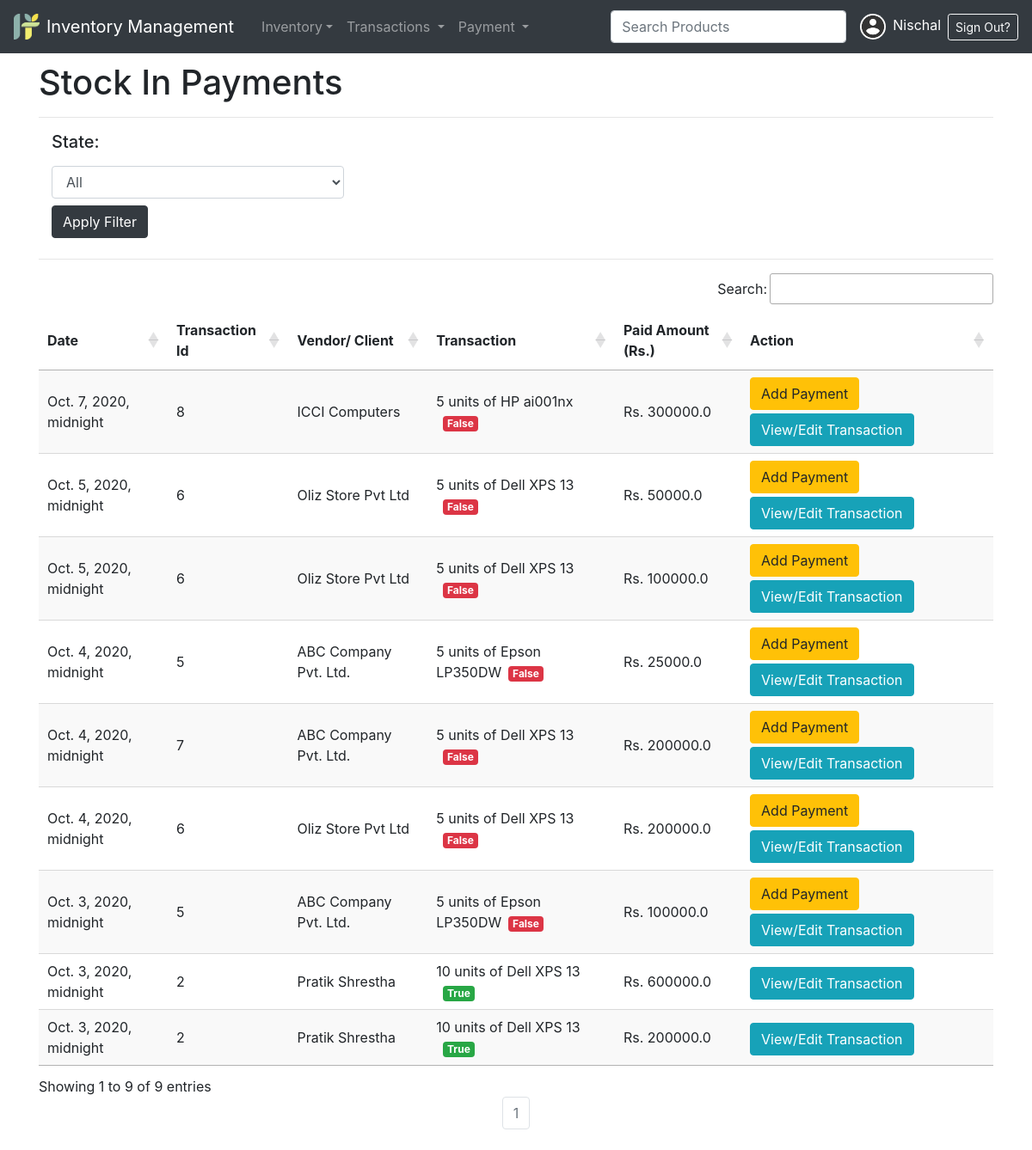
The page /inventory/payments/dr/ (signed in) on the database as committed earlier.
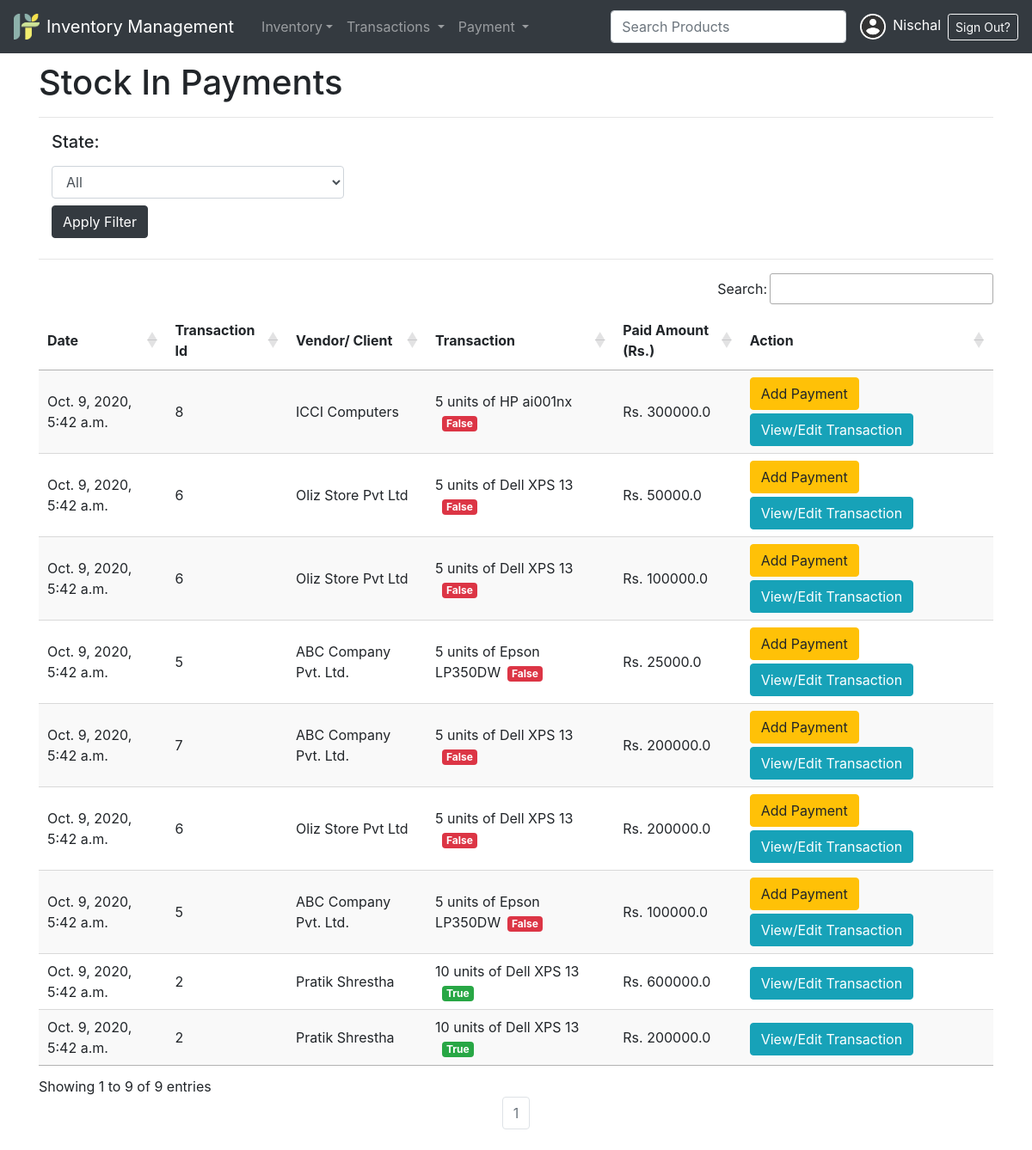
The same page on the database as committed later.
### accounts/models.py (models this page shows, shortened)
class User(AbstractBaseUser, PermissionsMixin):
    class Types(models.TextChoices):
        ADMIN = "ADMIN", "Admin"
        STAFF = "STAFF", "Staff"
    base_type = Types.STAFF
    _type = models.CharField(
        _("Type"), max_length=50, choices=Types.choices, default=base_type
    )
    email = models.EmailField(max_length=254, unique=True)
    first_name = models.CharField(max_length=128)
    last_name = models.CharField(max_length=128)
    is_staff = models.BooleanField(default=False)
    is_superuser = models.BooleanField(default=False)
    is_active = models.BooleanField(default=True)
    last_login = models.DateTimeField(null=True, blank=True)
    date_joined = models.DateTimeField(auto_now_add=True)
    USERNAME_FIELD = 'email'
    EMAIL_FIELD = 'email'
    REQUIRED_FIELDS = ['first_name','last_name','_type']
    objects = UserManager()

### Userprofile/models.py (models this page shows, shortened)
class Profile(models.Model):
    user = models.OneToOneField(User, on_delete=models.CASCADE)
    contact = models.BigIntegerField(blank=True, null=True)
    dp = models.ImageField(default='user.png',upload_to='profile_pics')

### inventory/models.py (models this page shows, shortened)
class Payment(models.Model):
    transaction = models.ForeignKey("inventory.Transaction", verbose_name=_("Payment For Transaction"), on_delete=models.CASCADE)
    amount = models.FloatField(_("Amount to add in Transaction"))
    date = models.DateTimeField(_("Date of Payment"), auto_now_add=True)
    class Meta:
        ordering = ['-date']

class Transaction(models.Model):
    class Types(models.TextChoices):
        STOCK_OUT = "STOCK OUT", "Stock Out"
        STOCK_IN = "STOCK IN", "Stock In"
    base_type = Types.STOCK_IN
    _type = models.CharField(
        _("Type"), max_length=50, choices=Types.choices, default=base_type
    )
    vendor_client = models.CharField(_("Vendor or Client"), max_length=240)
    item = models.ForeignKey("inventory.Item", verbose_name=_("Inventory Item"), on_delete=models.CASCADE)
    quantity = models.IntegerField(_("Quantity"), default=0)
    cost = models.FloatField(_("Cost Price Per Quantity Unit"), default=0)
    paid = models.FloatField(_("Paid Amount"), default = 0)
    remarks = models.TextField(_("Remarks on Deal"), null=True, blank=True)
    date = models.DateTimeField(_("Date of Transaction"), auto_now_add=True)
    balanced = models.BooleanField(_("Balanced"), editable = False)
    mobile_num_regex = RegexValidator(regex="^[0-9]{9,15}$", message="Entered mobile number isn't in a right format!")
    contact  = models.CharField(validators=[mobile_num_regex], max_length=13)
    class Meta:
        ordering = ['-date']
    def __str__(self):
        return f" {self.quantity} units of {self.item}"

class Item(models.Model):
    name = models.CharField(_("Product Name"),max_length = 240, unique = True)
    brand = models.CharField(_("Product Brand"), max_length = 50, null=True, blank=True)
    category = models.ForeignKey("inventory.Category", verbose_name=_("category"), on_delete=models.CASCADE, related_name='categories')
    description = models.TextField(_("Product Description"))
    image = models.ImageField(_("Product Image"), upload_to="product_images", height_field=None, width_field=None, max_length=None, null=True, blank=True)
    cost_price = models.FloatField(_("Latest Cost Price"), default=0)
    quantity = models.IntegerField(_("Available Quantity"), default=0)
    selling_price = models.FloatField(_("Current Selling Price"), default=0)
    about_seller = models.TextField(_("About Seller"))
    def __str__(self):
        return self.name
    class Meta:
        ordering = ['name']

### inventory/views.py (the view)
# urls.py: path("payments/dr/", DebitPaymentListView.as_view(), name="dr-payments"),
class DebitPaymentListView(LoginRequiredMixin, UserPassesTestMixin, ListView):
    model = Payment
    context_object_name = 'payments'
    template_name = "inventory/dr-payments.html"
    paginate_by=50
    queryset = Payment.objects.all()
    def test_func(self):
        return self.request.user._type == 'ADMIN'
    def get_context_data(self, **kwargs):
        context = super().get_context_data(**kwargs)
        context["header"] = 'Stock In Payments'
        context['title'] = "Payments Created for Stock Bought"
        return context
    def get_queryset(self):
        qs = super().get_queryset().filter(transaction___type="STOCK IN")
        sts = self.request.GET.get('state')
        if sts=='balanced':
            qs = qs.filter(transaction__balanced=True)
        elif sts=='unbalanced':
            qs = qs.filter(transaction__balanced=False)
        return qs.order_by('-id')

### templates/inventory/dr-payments.html (shortened to what this page needs)
{% extends 'partial/base.html' %}
{% block style %}
<link rel="stylesheet" type="text/css" href="https://cdn.datatables.net/1.10.22/css/jquery.dataTables.css">
{% endblock style %}
{% block content %}
<h1>{{header}}</h1><hr>
<form action="" method="get">
    <div class="col-md-4">
      <label for="inputState"><h5>State:</h5></label>
      <select id="inputState" class="form-control" name='state'>
        <option selected>All</option>
      </select>
    <input type="submit" class='my-2 btn btn-dark' value='Apply Filter'>
    </div>
</form>
<hr>
<table id="table_id" class="display">
    <thead>
        <tr>
            <th>Date</th>
            <th>Transaction Id</th>
            <th>Vendor/ Client</th>
            <th>Transaction</th>
            <th>Paid Amount (Rs.)</th>
            <th>Action</th>
        </tr>
    </thead>
    <tbody>
    {% for payment in payments %}
        <tr>
            <td>{{payment.date}}</td>
            <td>{{payment.transaction.id}}</td>
            <td>{{payment.transaction.vendor_client}}</td>
            <td>{{payment.transaction}}{% if payment.transaction.balanced %}<span class='ml-2 badge badge-success'>{% else %}<span class='ml-2 badge badge-danger'>{% endif %}{{payment.transaction.balanced}}</span></td>
            <td>Rs. {{payment.amount}}</td>
            <td>
                {% if payment.transaction.balanced %}
                    <a href="{% url 'inventory:transaction-update' payment.transaction.id%}" class="btn mt-1 btn-small btn-info">View/Edit Transaction</a>
                {% else %}
                    <a href="{% url 'inventory:quick-payment' payment.transaction.id%}" class="btn btn-small btn-warning">Add Payment</a>
                    <a href="{% url 'inventory:transaction-update' payment.transaction.id%}" class="btn mt-1 btn-small btn-info">View/Edit Transaction</a>
                {% endif %}
            </td>
        </tr>
    {% endfor %}
    </tbody>
</table>
{% include "partial/pagination.html" %}
{% endblock content %}

### templates/partial/base.html (shortened to what this page needs)
{% load static %}
{% load crispy_forms_tags %}
<!doctype html>
<html lang="en">
  <head>
    {% block style %}
    {% endblock style %}
    <link rel="stylesheet" href="https://maxcdn.bootstrapcdn.com/bootstrap/4.0.0/css/bootstrap.min.css">
  </head>
  <body>
          {% include 'partial/navbar.html' %}
          <div class='container' id='page-top'>
            <div>
              {% block header %}
                  <br>
                  <br>
                  <br>
              {% endblock header %}
            </div>
            {% block content %}
            {% endblock content %}
          </div>
  </body>
</html>

### templates/partial/navbar.html (shortened to what this page needs)
<nav class="navbar navbar-expand-lg navbar-dark bg-dark fixed-top">
  <a class="navbar-brand js-scroll-trigger" href="/">
    <img src="/media/favicon.png" height='30' width='30' class="d-inline-block align-top"><span class='typewriter mx-2'>Inventory Management</span>
  </a>
  <div class="collapse navbar-collapse" id="navbarSupportedContent">
    <ul class="navbar-nav mr-auto">
      <li class="nav-item dropdown">
        <a class="nav-link dropdown-toggle" href="#" id="navbarDropdown" role="button" data-toggle="dropdown" aria-haspopup="true" aria-expanded="false">Inventory</a>
      </li>
      <li class="nav-item dropdown">
        <a class="nav-link dropdown-toggle" href="#" id="navbarDropdown" role="button" data-toggle="dropdown" aria-haspopup="true" aria-expanded="false">
          Transactions
        </a>
      </li>
      <li class="nav-item dropdown">
        <a class="nav-link dropdown-toggle" href="#" id="navbarDropdown" role="button" data-toggle="dropdown" aria-haspopup="true" aria-expanded="false">
          Payment
        </a>
      </li>
    </ul>
    <form class="form-inline my-2 my-lg-0">
      <input class="form-control my-1 mr-sm-2" autocomplete='off' type='text' required='required' placeholder="Search Products" id='searchProductForm' name='q' data-toggle="popover" data-placement="bottom" value="{{ query }}" style="" data-original-title="" title="">
    </form>
      {% if user.is_authenticated %}
        <a class="text-white mr-2" href="{% url 'profile' %}" id="navbarDropdown" role="button" aria-haspopup="true" aria-expanded="false">
          <img class='rounded-circle profile-img mx-2' src='{{ user.profile.dp.url }}' height=30px width=30px>{{ user.first_name }}
        </a>
        <a class="btn btn-sm btn-outline-light" href="{% url 'account_logout' %}">Sign Out?</a>
      {% else %}
        <a class="btn mr-1 mb-1 btn-sm btn-outline-success" href="{% url 'account_login' %}">Sign In</a>
        <a class="btn btn-sm mb-1 btn-warning" href="{% url 'account_signup' %}">Signup</a>
      {% endif %}
  </div>
</nav>

### templates/partial/pagination.html (shortened to what this page needs)
    <ul class="pagination justify-content-center mb-4">
        {% for num in page_obj.paginator.page_range %}
            {% if page_obj.number == num %}
            <li class="page-item disabled">
                <a class='page-link' href='?page={{ num }}'>{{ num }}</a>
            </li>
            {% elif num > page_obj.number|add:'-3' and num < page_obj.number|add:'3' %}
            <li class="page-item">
                <a class='page-link' href='?page={{ num }}'>{{ num }}</a>
            </li>
            {% endif %}
        {% endfor %}
    </ul>

Rows that differ between the two databases and show on the page:
changed Payment "ICCI Computers": date "Oct. 7, 2020, midnight" → "Oct. 9, 2020, 5:42 a.m."
changed Payment (number 2 of 9 on the later page): date "Oct. 5, 2020, midnight" → "Oct. 9, 2020, 5:42 a.m."
changed Payment (number 3 of 9 on the later page): date "Oct. 5, 2020, midnight" → "Oct. 9, 2020, 5:42 a.m."
changed Payment (number 4 of 9 on the later page): date "Oct. 4, 2020, midnight" → "Oct. 9, 2020, 5:42 a.m."
changed Payment (number 5 of 9 on the later page): date "Oct. 4, 2020, midnight" → "Oct. 9, 2020, 5:42 a.m."
changed Payment (number 6 of 9 on the later page): date "Oct. 4, 2020, midnight" → "Oct. 9, 2020, 5:42 a.m."
changed Payment (number 7 of 9 on the later page): date "Oct. 3, 2020, midnight" → "Oct. 9, 2020, 5:42 a.m."
changed Payment (number 8 of 9 on the later page): date "Oct. 3, 2020, midnight" → "Oct. 9, 2020, 5:42 a.m."
changed Payment (number 9 of 9 on the later page): date "Oct. 3, 2020, midnight" → "Oct. 9, 2020, 5:42 a.m."
